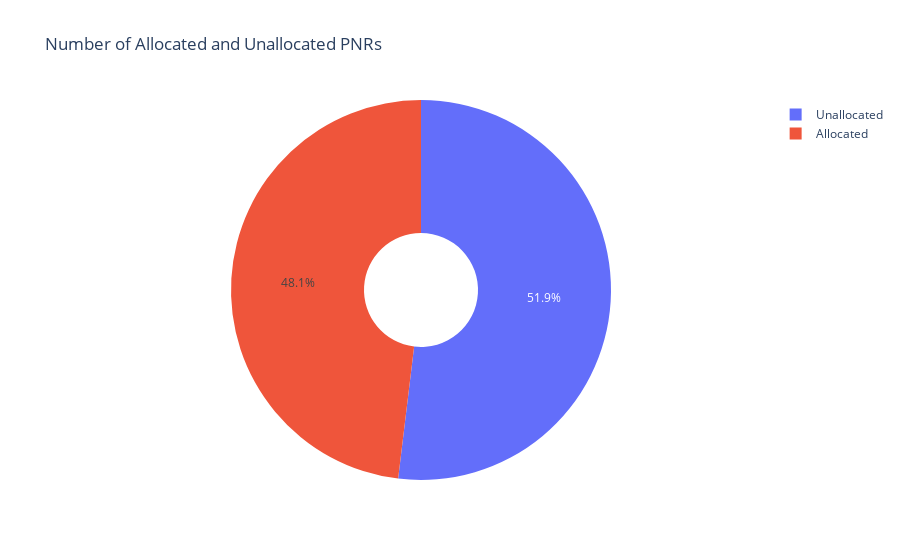
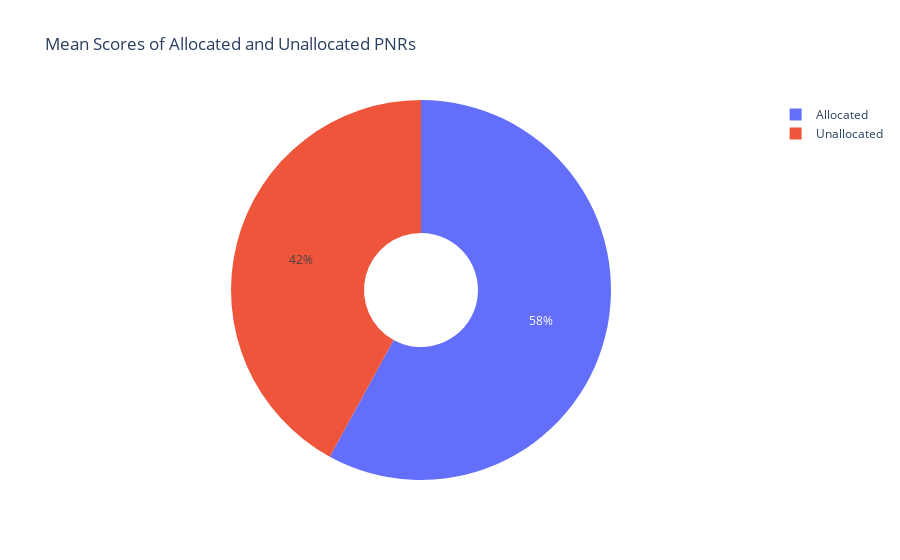

The notebook cell these images were saved under, in order:
### Code cell
allocated_scores = [sorted_pnr[i]['score'] for i in range(len(sorted_pnr)) if allocated[sorted_pnr[i]['pnr']] != 'NULL']
unallocated_scores = [sorted_pnr[i]['score'] for i in range(len(sorted_pnr)) if allocated[sorted_pnr[i]['pnr']] == 'NULL']

# Calculate mean scores
allocated_mean = np.mean(allocated_scores) if allocated_scores else 0
unallocated_mean = np.mean(unallocated_scores) if unallocated_scores else 0

# Create a DataFrame for the number of PNRs
df_count = pd.DataFrame(dict(
    PNRs=['Allocated', 'Unallocated'],
    Count=[len(allocated_scores), len(unallocated_scores)]
))

# Create a DataFrame for mean scores
df_mean = pd.DataFrame(dict(
    PNRs=['Allocated', 'Unallocated'],
    MeanScore=[allocated_mean, unallocated_mean]
))

# Create a pie chart for the number of PNRs
fig_count = go.Figure(data=[go.Pie(labels=df_count['PNRs'], values=df_count['Count'], hole=0.3)])
fig_count.update_layout(title_text='Number of Allocated and Unallocated PNRs')

# Create a pie chart for mean scores
fig_mean = go.Figure(data=[go.Pie(labels=df_mean['PNRs'], values=df_mean['MeanScore'], hole=0.3)])
fig_mean.update_layout(title_text='Mean Scores of Allocated and Unallocated PNRs')

# Display the plots side by side
fig_count.show()
fig_mean.show()

### Figure 1 — Plotly figure (JSON) as saved in the notebook; plotly's stock layout.template omitted (floating-point values rounded to 4 significant figures)
{"data": [{"hole": 0.3, "labels": ["Allocated", "Unallocated"], "type": "pie", "values": [1930, 2084]}], "layout": {"title": {"text": "Number of Allocated and Unallocated PNRs"}}}

### Figure 2 — Plotly figure (JSON) as saved in the notebook; plotly's stock layout.template omitted (floating-point values rounded to 4 significant figures)
{"data": [{"hole": 0.3, "labels": ["Allocated", "Unallocated"], "type": "pie", "values": [1056.0, 765.3]}], "layout": {"title": {"text": "Mean Scores of Allocated and Unallocated PNRs"}}}
